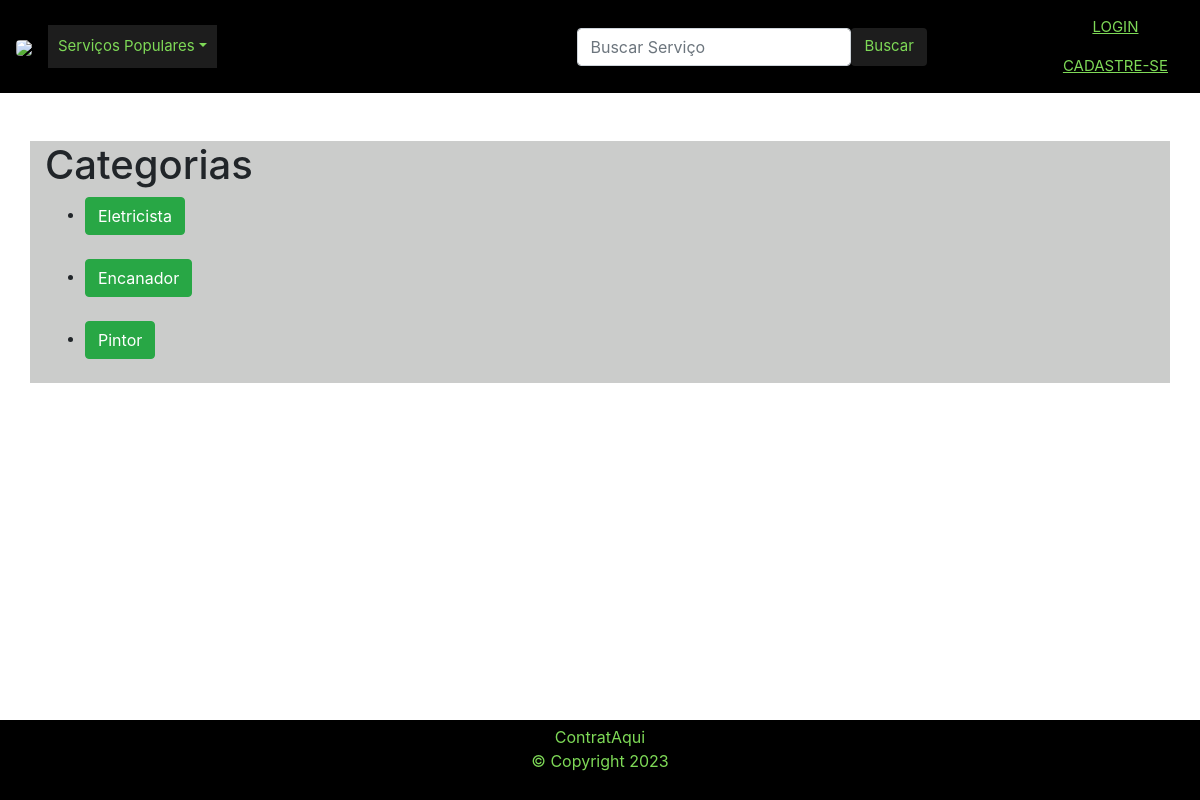
The page / on the database its author committed.
### site_final/models.py (models this page shows, shortened)
class Categoria(models.Model):
    nome = models.CharField(max_length=100)
    slug = models.SlugField(unique=True, blank=True)
    def __str__(self):
        return self.nome

### site_final/views.py (the view)
# urls.py: path('',HomeView.as_view(),name="home"),
class HomeView(ListView):
    template_name = "home.html"
    queryset = Categoria.objects.all()
    context_object_name = 'categorias'
    def get_context_data(self, *args, **kwargs):
        list_types = Categoria.objects.all()
        context = super(HomeView,self).get_context_data( *args, **kwargs)
        context["list_types"] = list_types
        return context

### site_final/context_processors.py (called while the page is built)
def categorias(request):
    categorias = Categoria.objects.all()
    print(categorias)  # Adicione esta linha
    return {'list_types': categorias}

### site_final/templates/home.html (shortened to what this page needs)
<!DOCTYPE html>
<html lang="en">
<head>
</head>
<body>
    {% extends 'base.html' %}
    {% block content %}
        <h1>Categorias</h1>
        <ul>
            {% for categoria in categorias %}
                <li>
                    <a class="btn btn-success" href="{% url 'categoria_detail' categoria.slug %}">{{ categoria.nome }}</a><br><br>
                </li>
            {% endfor %}
        </ul>
    {% endblock %}

### rows shown on the page
Categoria: nome "Eletricista"
Categoria: nome "Encanador"
Categoria: nome "Pintor"
